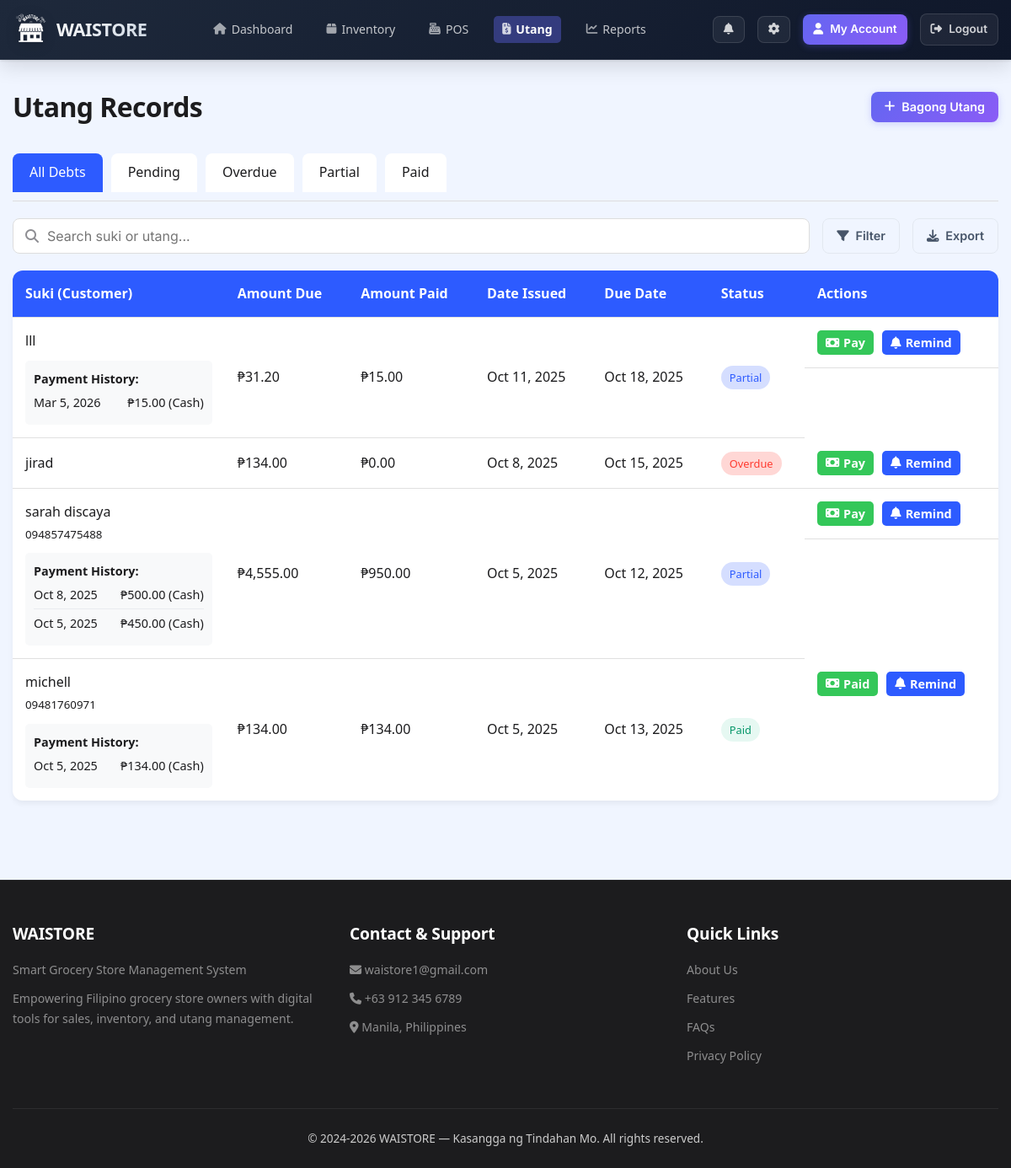
Screenshot of /debts.php (signed in) with the database file from the repository.
### tables this page shows
CREATE TABLE `debts` (
  `id` int(10) unsigned NOT NULL AUTO_INCREMENT,
  `user_id` int(10) unsigned DEFAULT NULL,
  `customer_name` varchar(100) NOT NULL,
  `amount` decimal(10,2) NOT NULL,
  `status` enum('pending','partial','paid') DEFAULT 'pending',
  `created_at` timestamp NULL DEFAULT current_timestamp(),
  `updated_at` timestamp NULL DEFAULT current_timestamp() ON UPDATE current_timestamp(),
  `due_date` date DEFAULT NULL,
  `phone` varchar(20) DEFAULT NULL,
  `notes` text DEFAULT NULL,
  `amount_paid` decimal(10,2) DEFAULT 0.00,
  PRIMARY KEY (`id`),
  KEY `user_id` (`user_id`),
  KEY `idx_debt_status` (`status`),
  KEY `idx_debt_user` (`user_id`),
  CONSTRAINT `debts_ibfk_1` FOREIGN KEY (`user_id`) REFERENCES `users` (`id`)
);

CREATE TABLE `debt_payments` (
  `id` int(10) unsigned NOT NULL AUTO_INCREMENT,
  `debt_id` int(10) unsigned NOT NULL,
  `amount_paid` decimal(10,2) NOT NULL,
  `payment_date` date NOT NULL,
  `payment_method` enum('cash','gcash','bank_transfer','credit') DEFAULT 'cash',
  `created_at` timestamp NULL DEFAULT current_timestamp(),
  `updated_at` timestamp NULL DEFAULT current_timestamp() ON UPDATE current_timestamp(),
  `notes` text DEFAULT NULL,
  PRIMARY KEY (`id`),
  KEY `debt_id` (`debt_id`),
  KEY `idx_payment_date` (`payment_date`),
  CONSTRAINT `fk_debt_payments_debt` FOREIGN KEY (`debt_id`) REFERENCES `debts` (`id`) ON DELETE CASCADE
);

### appearance.php (called while the page is built, shortened)
<?php
$theme_class = 'theme-' . (isset($_SESSION['theme']) ? $_SESSION['theme'] : 'light');
?>

### debts.php (the view, shortened to what this page needs)
<?php
require_once 'appearance.php';
$servername = getenv("DB_HOST") ?: "localhost:3307";
$username = getenv("DB_USER") ?: "root";
$password = getenv("DB_PASS") ?: "";
$dbname = getenv("DB_NAME") ?: "waistore_db";
$conn = new mysqli($servername, $username, $password, $dbname);
$user_id = $_SESSION['user_id'];
?>
<!DOCTYPE html>
<html lang="en">
<head>
    <link rel="stylesheet" href="https://cdnjs.cloudflare.com/ajax/libs/font-awesome/6.4.0/css/all.min.css">
    <link rel="stylesheet" href="waistore-global.css">
    <link rel="stylesheet" href="themes.css">
</head>
<body class="<?php echo $theme_class; ?>">
    <header>
        <div class="container">
            <div class="header-content">
                <div class="logo">
                    <img src="WAIS_LOGO.png" alt="WAISTORE Logo" style="height: 60px; width: 150;">
                    <span>WAISTORE</span>
                </div>
                <nav>
                    <ul>
                        <li><a href="dashboard.php"><i class="fas fa-home"></i> Dashboard</a></li>
                        <li><a href="inventory.php"><i class="fas fa-box"></i> Inventory</a></li>
                        <li><a href="pos.php"><i class="fas fa-cash-register"></i> POS</a></li>
                        <li><a href="debts.php" class="active"><i class="fas fa-file-invoice-dollar"></i> Utang</a></li>
                        <li><a href="reports.php"><i class="fas fa-chart-line"></i> Reports</a></li>
                    </ul>
                </nav>
                <div class="user-actions">
                    <a href="notifications.php" class="btn btn-outline"><i class="fas fa-bell"></i></a>
                    <a href="settings.php" class="btn btn-outline"><i class="fas fa-cog"></i></a>
                    <a href="account.php" class="btn btn-primary"><i class="fas fa-user"></i> My Account</a>
                    <a href="logout.php" class="btn btn-outline" style="margin-left:10px;"><i
                            class="fas fa-sign-out-alt"></i> Logout</a>
                </div>
            </div>
        </div>
    </header>
    <section class="page">
        <div class="container">
            <div class="page-header">
                <h1>Utang Records</h1>
                <button class="btn btn-primary" id="newCreditBtn"><i class="fas fa-plus"></i> Bagong Utang</button>
            </div>
            <div class="debts-tabs">
                <div class="tab active" data-tab="all">All Debts</div>
                <div class="tab" data-tab="pending">Pending</div>
                <div class="tab" data-tab="overdue">Overdue</div>
                <div class="tab" data-tab="partial">Partial</div>
                <div class="tab" data-tab="paid">Paid</div>
            </div>
            <div class="debts-actions">
                <div class="search-bar">
                    <i class="fas fa-search"></i>
                    <input type="text" id="searchInput" placeholder="Search suki or utang...">
                </div>
                <button class="btn btn-outline" id="filterBtn" style="color: var(--dark); border-color: #ddd;">
                    <i class="fas fa-filter"></i> Filter
                </button>
                <button class="btn btn-outline" id="exportBtn" style="color: var(--dark); border-color: #ddd;">
                    <i class="fas fa-download"></i> Export
                </button>
            </div>
            <table class="debts-table" id="debtsTable">
                <thead>
                    <tr>
                        <th>Suki (Customer)</th>
                        <th>Amount Due</th>
                        <th>Amount Paid</th>
                        <th>Date Issued</th>
                        <th>Due Date</th>
                        <th>Status</th>
                        <th>Actions</th>
                    </tr>
                </thead>
                <tbody id="debtsTableBody">
                    <?php
                    try {
                        $table_check = $conn->query("SHOW TABLES LIKE 'debt_payments'");
                        if ($table_check->num_rows > 0) {
                            $debts_query = "SELECT d.*,
                                           (SELECT SUM(amount_paid) FROM debt_payments dp WHERE dp.debt_id = d.id) as total_paid
                                           FROM debts d
                                           WHERE d.user_id = ?
                                           ORDER BY d.created_at DESC";
                            $stmt = $conn->prepare($debts_query);
                            $stmt->bind_param("i", $user_id);
                            $stmt->execute();
                            $debts_result = $stmt->get_result();
                        }
                        if ($debts_result->num_rows > 0) {
                            while ($debt = $debts_result->fetch_assoc()) {
                                $total_paid = $debt['total_paid'] ?: 0;
                                $amount_due = $debt['amount'] - $total_paid;
                                $status_class = "";
                                $status_text = "";
                                if ($debt['status'] == 'paid') {
                                    $status_class = "status-paid";
                                    $status_text = "Paid";
                                } elseif ($total_paid > 0 && $total_paid < $debt['amount']) {
                                    $status_class = "status-partial";
                                    $status_text = "Partial";
                                } else {
                                    $due_date = strtotime($debt['due_date'] ?: $debt['created_at'] . ' +7 days');
                                    $today = time();
                                    if ($due_date < $today) {
                                        $status_class = "status-overdue";
                                        $status_text = "Overdue";
                                    } else {
                                        $status_class = "status-pending";
                                        $status_text = "Pending";
                                    }
                                }
                                $payment_history = "";
                                if ($table_check->num_rows > 0) {
                                    $payment_query = "SELECT * FROM debt_payments WHERE debt_id = ? ORDER BY payment_date DESC";
                                    $payment_stmt = $conn->prepare($payment_query);
                                    $payment_stmt->bind_param("i", $debt['id']);
                                    $payment_stmt->execute();
                                    $payment_result = $payment_stmt->get_result();
                                    if ($payment_result && $payment_result->num_rows > 0) {
                                        $payment_history .= '<div class="payment-history"><strong>Payment History:</strong>';
                                        while ($payment = $payment_result->fetch_assoc()) {
                                            $payment_history .= '<div class="payment-item">';
                                            $payment_history .= '<span>' . date('M j, Y', strtotime($payment['payment_date'])) . '</span>';
                                            $payment_history .= '<span>₱' . number_format($payment['amount_paid'], 2) . ' (' . ucfirst($payment['payment_method']) . ')</span>';
                                            $payment_history .= '</div>';
                                        }
                                        $payment_history .= '</div>';
                                    }
                                }
                                echo "<tr data-status='" . strtolower($status_text) . "'>";
                                echo "<td>" . htmlspecialchars($debt['customer_name']) .
                                    ($debt['phone'] ? "<br><small>" . htmlspecialchars($debt['phone']) . "</small>" : "") .
                                    $payment_history . "</td>";
                                echo "<td>₱" . number_format($debt['amount'], 2) . "</td>";
                                echo "<td>₱" . number_format($total_paid, 2) . "</td>";
                                echo "<td>" . date('M j, Y', strtotime($debt['created_at'])) . "</td>";
                                echo "<td>" . date('M j, Y', strtotime($debt['due_date'] ?: $debt['created_at'] . ' +7 days')) . "</td>";
                                echo "<td><span class='debt-status " . $status_class . "'>" . $status_text . "</span></td>";
                                echo "<td class='action-cell'>";
                                if ($debt['status'] !== 'paid' && $amount_due > 0) {
                                    echo "<button class='action-btn pay-btn' data-id='" . $debt['id'] . "' data-customer='" . htmlspecialchars($debt['customer_name']) . "' data-amount='" . $amount_due . "' data-total='" . $debt['amount'] . "' data-paid='" . $total_paid . "'><i class='fas fa-money-bill'></i> Pay</button>";
                                    echo "<button class='action-btn remind-btn' data-id='" . $debt['id'] . "' data-customer='" . htmlspecialchars($debt['customer_name']) . "' data-amount='" . $amount_due . "'><i class='fas fa-bell'></i> Remind</button>";
                                } else {
                                    echo "<button class='action-btn pay-btn' disabled><i class='fas fa-money-bill'></i> Paid</button>";
                                    echo "<button class='action-btn remind-btn' disabled><i class='fas fa-bell'></i> Remind</button>";
                                }
                                echo "</td>";
                                echo "</tr>";
                            }
                        } else {
                            echo "<tr><td colspan='7' style='text-align: center;'>No debts found</td></tr>";
                        }
                    } catch (Exception $e) {
                        echo "<tr><td colspan='7' style='text-align: center; color: var(--danger);'>Error loading debts: " . $e->getMessage() . "</td></tr>";
                    }
                    ?>
                </tbody>
            </table>
        </div>
    </section>
    <footer>
        <div class="container">
            <div class="footer-content">
                <div class="footer-section">
                    <h3>WAISTORE</h3>
                    <p>Smart Grocery Store Management System</p>
                    <p>Empowering Filipino grocery store owners with digital tools for sales, inventory, and utang
                        management.</p>
                </div>
                <div class="footer-section">
                    <h3>Contact & Support</h3>
                    <p><i class="fas fa-envelope"></i> waistore1@gmail.com</p>
                    <p><i class="fas fa-phone"></i> +63 912 345 6789</p>
                    <p><i class="fas fa-map-marker-alt"></i> Manila, Philippines</p>
                </div>
                <div class="footer-section">
                    <h3>Quick Links</h3>
                    <p><a href="about_us.php" style="color: #ccc;">About Us</a></p>
                    <p><a href="dashboard.php" style="color: #ccc;">Features</a></p>
                    <p><a href="faqs.php" style="color: #ccc;">FAQs</a></p>
                    <p><a href="privacy_policy.php" style="color: #ccc;">Privacy Policy</a></p>
                </div>
            </div>
            <div class="footer-bottom">
                <p>&copy; 2024-2026 WAISTORE &mdash; Kasangga ng Tindahan Mo. All rights reserved.</p>
            </div>
        </div>
    </footer>
</body>
</html>

### themes.css (style rules this page uses)
.theme-blue { --primary: #2D5BFF; --primary-dark: #1A46E0; --secondary: #FF9E1A; --accent: #34C759; --danger: #FF3B30; --warning: #FF9500; --light: #E8F0FF; --dark: #1C1C1E; --gray: #8E8E93; --background: #F0F5FF; --card-bg: #FFFFFF; --text-color: #1C1C1E; --border-color: #D1E0FF; --glass-bg: rgba(255, 255, 255, 0.8); }
body { background-color: var(--background); color: var(--text-color); transition: background-color 0.3s ease, color 0.3s ease; }
header { background: linear-gradient(135deg, var(--primary), var(--primary-dark)); transition: background 0.3s ease; }
.btn-primary { background-color: var(--secondary); transition: background-color 0.3s ease; }

### rows the page displays
debts: customer_name "lll", shows "Payment History:", amount "31.20", total_paid "15.00", created_at "Oct 11, 2025", due_date "Oct 18, 2025", status_text "Partial"
debt_payments: payment_date "Mar 5, 2026", amount_paid "15.00", payment_method "Cash"
debts: customer_name "jirad", amount "134.00", total_paid "0.00", created_at "Oct 8, 2025", due_date "Oct 15, 2025", due_date "Overdue"
debts: customer_name "sarah discaya", phone "094857475488", shows "Payment History:", amount "4,555.00", total_paid "950.00", created_at "Oct 5, 2025", due_date "Oct 12, 2025", status_text "Partial"
debt_payments: payment_date "Oct 8, 2025", amount_paid "500.00", payment_method "Cash"
debt_payments: payment_date "Oct 5, 2025", amount_paid "450.00", payment_method "Cash"
debts: customer_name "michell", phone "09481760971", shows "Payment History:", amount "134.00", total_paid "134.00", created_at "Oct 5, 2025", due_date "Oct 13, 2025", status "Paid", shows "Remind"
debt_payments: payment_date "Oct 5, 2025", amount_paid "134.00", payment_method "Cash"
